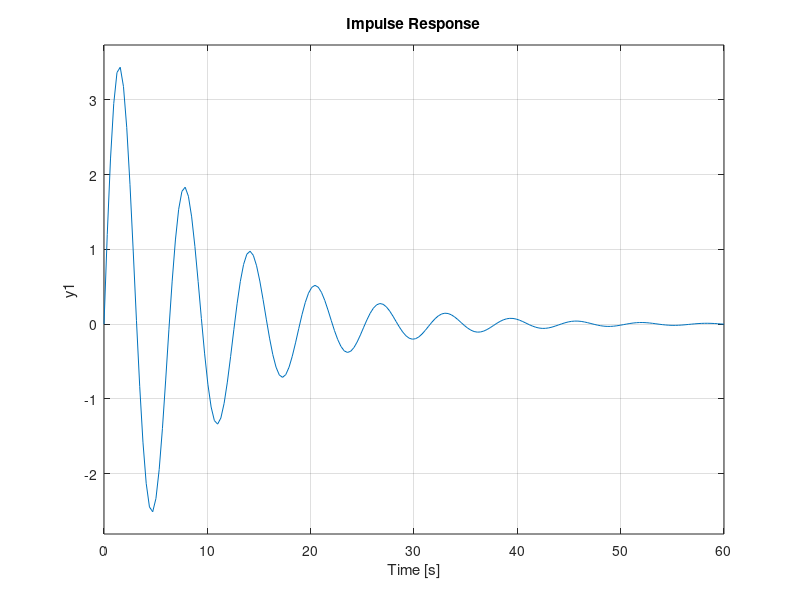
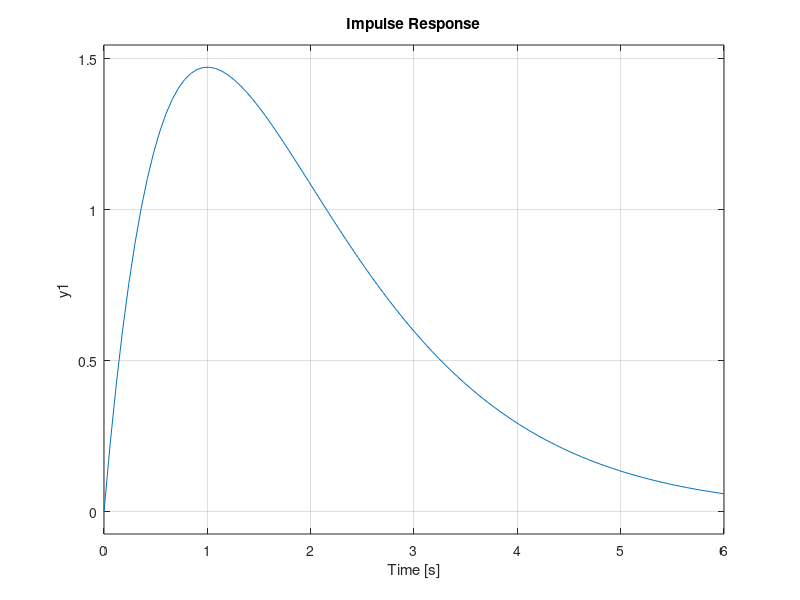
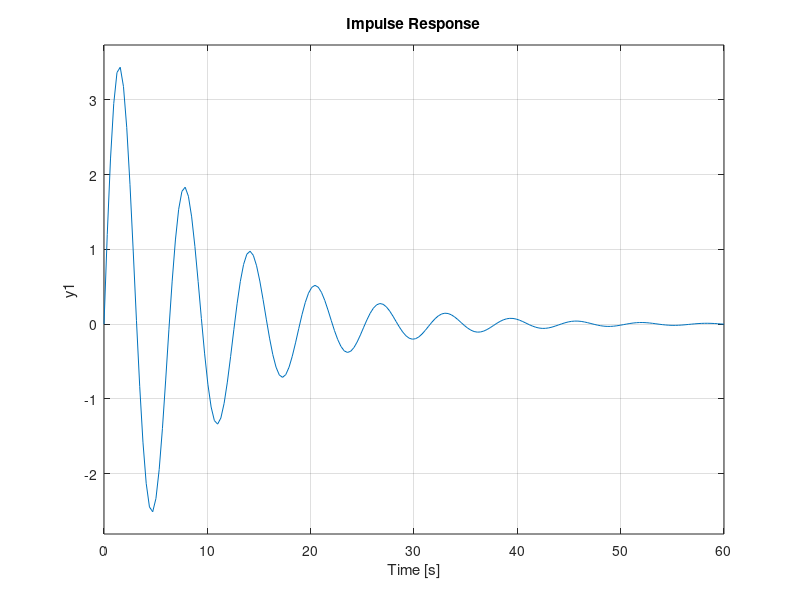

Reproduce these figures in MATLAB, in order. (Note: this script raises an error after producing the figures.)
fc = tf (4, [1 0.2 1]);
impulse (fc);
figure
fc = tf (4, [1 2 1]);
impulse (fc);
figure
for k = 0.1:0.1:1
    fc = tf (4, [1 2*k 1]);
    impulse (fc);
    hold on;
    legend(l);
end
